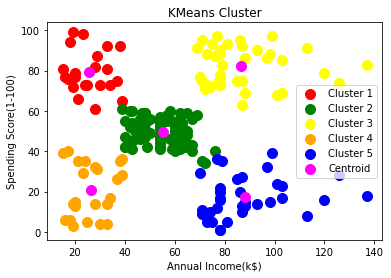

Source code (Python):
# -*- coding: utf-8 -*-
"""
Created on Mon Jun 29 12:51:17 2020

@author: Subhasmita
"""

"""K-Means Clustering"""

"""Importing the libraries"""
import numpy as np
import matplotlib.pyplot as plt
import pandas as pd
from sklearn.cluster import KMeans

"""Importing the dataset"""
df=pd.read_csv('Mall_Customers.csv')
X=df.iloc[:,[3,4]].values
print(X)

"""Using the elbow method to find the optimal number of clusters"""

wcss=[]
for i in range(1,11):
  kmeans=KMeans(n_clusters=i,init='k-means++',random_state=42)
  kmeans.fit(X)
  wcss.append(kmeans.inertia_)
plt.plot(range(1,11),wcss)
plt.title('The Elbow Method')
plt.xlabel('No of Clusters')
plt.ylabel('WCSS')
plt.show()

"""Training the K-Means model on the dataset"""

kmeans=KMeans(n_clusters=5,init='k-means++',random_state=42)
y_kmeans=kmeans.fit_predict(X)
print(y_kmeans)

"""Visualising the clusters"""

plt.scatter(X[y_kmeans==0,0],X[y_kmeans==0,1],s=100,c='red',label='Cluster 1')
plt.scatter(X[y_kmeans==1,0],X[y_kmeans==1,1],s=100,c='green',label='Cluster 2')
plt.scatter(X[y_kmeans==2,0],X[y_kmeans==2,1],s=100,c='yellow',label='Cluster 3')
plt.scatter(X[y_kmeans==3,0],X[y_kmeans==3,1],s=100,c='orange',label='Cluster 4')
plt.scatter(X[y_kmeans==4,0],X[y_kmeans==4,1],s=100,c='blue',label='Cluster 5')
plt.scatter(kmeans.cluster_centers_[:,0],kmeans.cluster_centers_[:,1],s=100,c='magenta',label='Centroid')
plt.title('KMeans Cluster')
plt.xlabel('Annual Income(k$)')
plt.ylabel('Spending Score(1-100)')
plt.legend()
plt.show()
